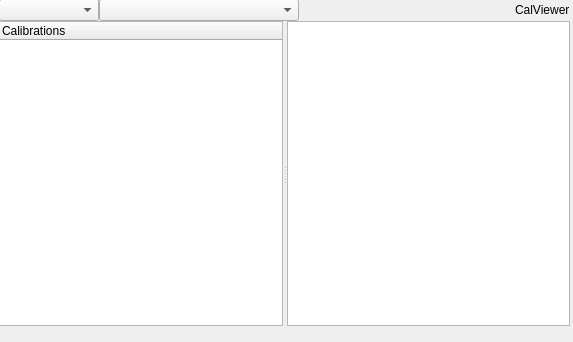
<?xml version="1.0" encoding="UTF-8"?>
<ui version="4.0">
 <class>MainWindow</class>
 <widget class="QWidget" name="MainWindow">
  <property name="geometry">
   <rect>
    <x>0</x>
    <y>0</y>
    <width>573</width>
    <height>342</height>
   </rect>
  </property>
  <property name="windowTitle">
   <string>CalViewer</string>
  </property>
  <property name="windowOpacity">
   <double>1.000000000000000</double>
  </property>
  <property name="accessibleName">
   <string>MainWindow</string>
  </property>
  <property name="autoFillBackground">
   <bool>false</bool>
  </property>
  <property name="styleSheet">
   <string notr="true">MainWindow {background-color:black;}</string>
  </property>
  <widget class="QWidget" name="verticalLayoutWidget">
   <property name="geometry">
    <rect>
     <x>-1</x>
     <y>-1</y>
     <width>571</width>
     <height>341</height>
    </rect>
   </property>
   <layout class="QVBoxLayout" name="verticalLayout" stretch="0,1,0">
    <property name="spacing">
     <number>0</number>
    </property>
    <item>
     <layout class="QHBoxLayout" name="horizontalLayout">
      <item>
       <widget class="QComboBox" name="comboBox">
        <property name="minimumSize">
         <size>
          <width>100</width>
          <height>0</height>
         </size>
        </property>
       </widget>
      </item>
      <item>
       <widget class="QComboBox" name="comboBox_2">
        <property name="minimumSize">
         <size>
          <width>200</width>
          <height>0</height>
         </size>
        </property>
       </widget>
      </item>
      <item>
       <spacer name="horizontalSpacer">
        <property name="orientation">
         <enum>Qt::Horizontal</enum>
        </property>
        <property name="sizeHint" stdset="0">
         <size>
          <width>40</width>
          <height>20</height>
         </size>
        </property>
       </spacer>
      </item>
      <item>
       <widget class="QLabel" name="label">
        <property name="text">
         <string>CalViewer</string>
        </property>
       </widget>
      </item>
     </layout>
    </item>
    <item>
     <widget class="QSplitter" name="splitter">
      <property name="orientation">
       <enum>Qt::Horizontal</enum>
      </property>
      <widget class="QTreeWidget" name="treeWidget_2">
       <column>
        <property name="text">
         <string notr="true">Calibrations</string>
        </property>
       </column>
      </widget>
      <widget class="QTableWidget" name="tableWidget_2"/>
     </widget>
    </item>
    <item>
     <widget class="QLabel" name="label_2">
      <property name="text">
       <string/>
      </property>
      <property name="margin">
       <number>1</number>
      </property>
     </widget>
    </item>
   </layout>
  </widget>
 </widget>
 <resources/>
 <connections/>
</ui>
